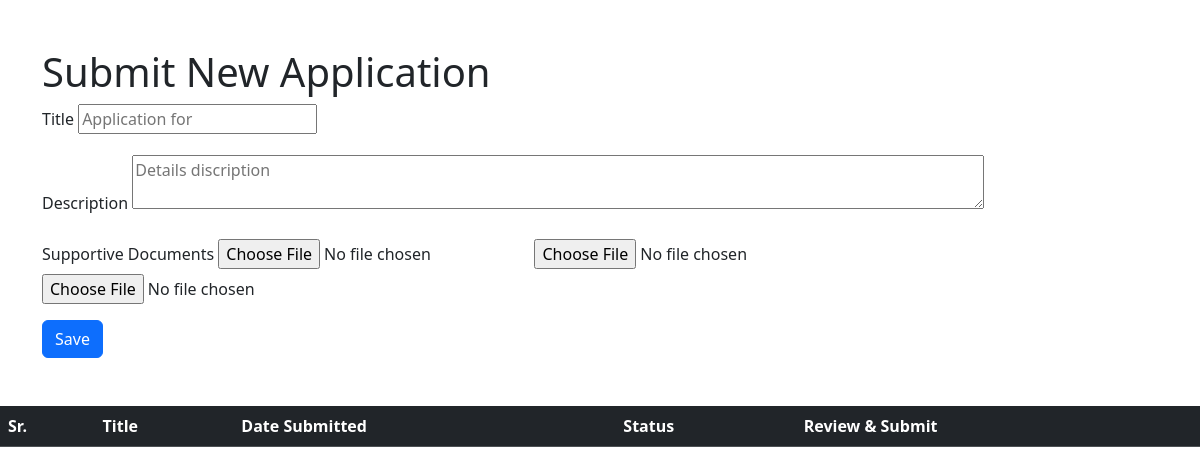
/labor/application/ (signed in), run on an earlier commit of the app's database.
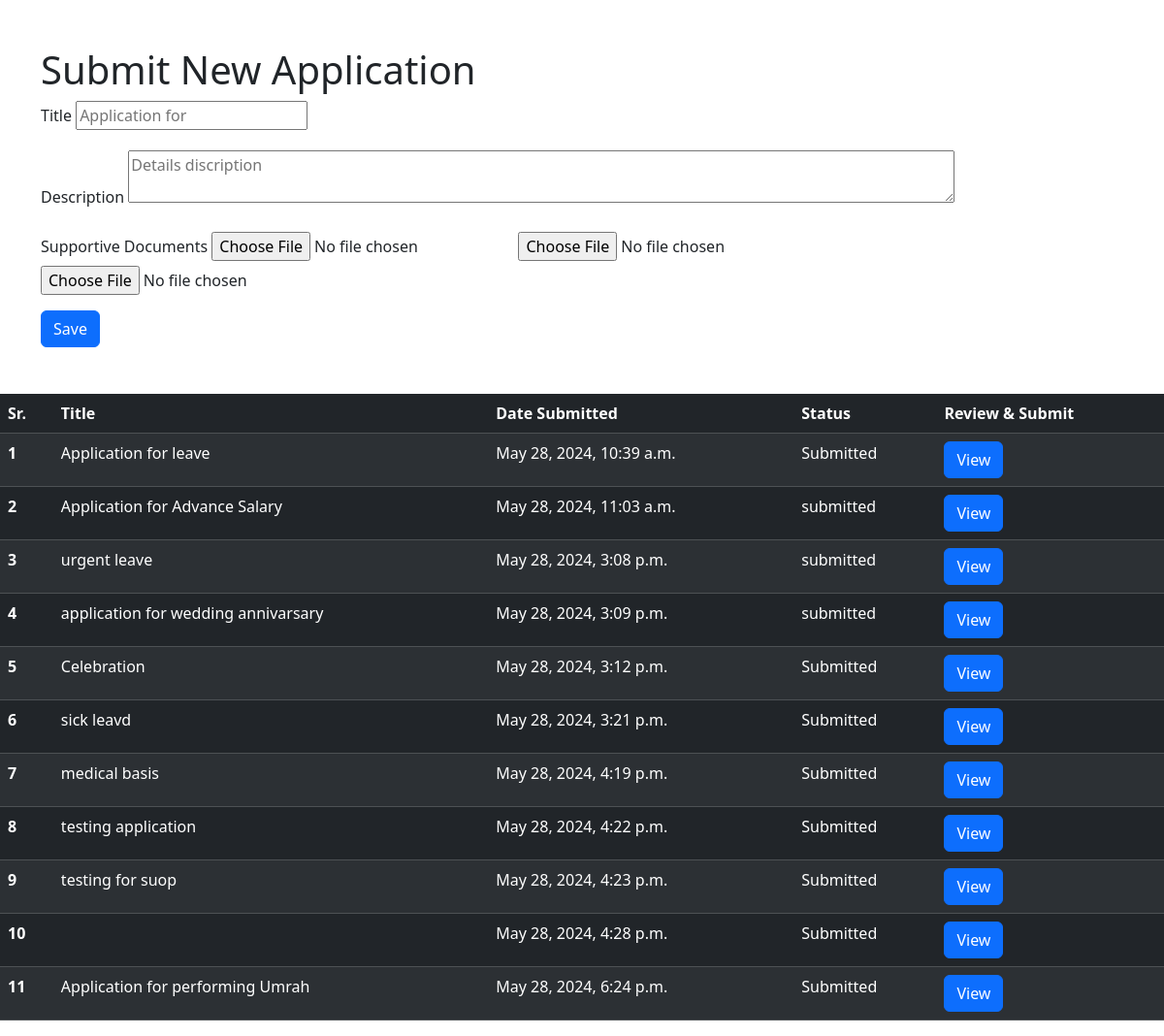
And on a later commit of the database.
### supervisor/models.py (models this page shows, shortened)
class Application(models.Model):
    STATUS_CHOICES = [
        ('save', 'Saved'),
        ('submitted', 'Submitted'),
        ('under_review', 'Under Review'),
        ('approved', 'Approved'),
        ('rejected', 'Rejected'),
    ]
    labor = models.ForeignKey(Labor, on_delete=models.CASCADE, related_name="applications")
    title = models.CharField(max_length=255)
    description = models.TextField()
    date_submitted = models.DateTimeField(auto_now_add=True)
    status = models.CharField(max_length=20, choices=STATUS_CHOICES, default='save')
    class Meta:
        verbose_name_plural = "Applications"

### labor/views.py (the view, shortened to what this page needs)
# urls.py: path('application/', views.labor_application_view, name='application'),
def labor_application_view(request):
    user = request.user
    labor = get_object_or_404(Labor, user=user)
    application = labor.applications.all()
    return render(request, 'labor/application.html', context={'labor':labor, 'applications':application})

### labor/templates/labor/application.html (shortened to what this page needs)
<!DOCTYPE html>
<html lang="en">
<head>
    <link href="https://cdn.jsdelivr.net/npm/bootstrap@5.3.3/dist/css/bootstrap.min.css" rel="stylesheet">
</head>
<body>
 <div class="container mt-5">
        <h1>Submit New Application</h1>
        <form method="post" enctype="multipart/form-data" action="{% url 'labor:application' %}">
            <div class="mb-3">
                <label for="id_title" class="form-label">Title</label>
                <input name="title" type="text" placeholder="Application for ">
            </div>
            <div class="mb-3">
                <label for="id_description" class="form-label">Description</label>
                <textarea name="desc"  placeholder="Details discription" rows="2" cols="90"></textarea>
            </div>
            <div class="mb-3">
                <label for="id_document" class="form-label">Supportive Documents</label>
                <input type="file" name="doc_file1">
                <input type="file" name="doc_file2">
                <input type="file" name="doc_file3">
            </div>
            <button type="submit" class="btn btn-primary">Save</button>
        </form>
    </div>
   <table class="table table-striped table-dark mt-5 ml-4">
  <thead>
    <tr>
      <th scope="col">Sr.</th>
      <th scope="col">Title</th>
      <th scope="col">Date Submitted</th>
      <th scope="col">Status</th>
      <th scope="col">Review & Submit</th>
    </tr>
  </thead c>
  <tbody>
  {% for app in applications %}
    <tr>
      <th scope="row">{{forloop.counter}}</th>
      <td>{{app.title}}</td>
      <td>{{app.date_submitted}}</td>
      <td>{{app.status}}</td>
        {% if app.status == "save"  %}
      <td><a href="{% url 'labor:submit_application' app.id %}"><button class="btn btn-success">Submit</button></a></td>
      <td><a href="{% url 'labor:delete_application' app.id %}"><button class="btn btn-danger">Delete</button></a></td>
      <td>
      </td>
        {% else %}
        <td> <a href="{% url 'labor:application_report' app.id %}"> <button class="btn btn-primary">View</button></a> </td>
        {% endif %}
    </tr>
  {% endfor %}
  </tbody>
</table>
</body>
</html>

What changed in the data, as far as the page shows it:
added Application: title "Application for leave", date_submitted "May 28, 2024, 10:39 a.m.", status "Submitted", shows "View"
added Application: title "Application for Advance Salary", date_submitted "May 28, 2024, 11:03 a.m.", status "submitted", shows "View"
added Application: title "urgent leave", date_submitted "May 28, 2024, 3:08 p.m.", status "submitted", shows "View"
added Application: title "application for wedding annivarsary", date_submitted "May 28, 2024, 3:09 p.m.", status "submitted", shows "View"
added Application: title "Celebration", date_submitted "May 28, 2024, 3:12 p.m.", status "Submitted", shows "View"
added Application: title "sick leavd", date_submitted "May 28, 2024, 3:21 p.m.", status "Submitted", shows "View"
added Application: title "medical basis", date_submitted "May 28, 2024, 4:19 p.m.", status "Submitted", shows "View"
added Application: title "testing application", date_submitted "May 28, 2024, 4:22 p.m.", status "Submitted", shows "View"
added Application: title "testing for suop", date_submitted "May 28, 2024, 4:23 p.m.", status "Submitted", shows "View"
added Application: date_submitted "May 28, 2024, 4:28 p.m.", status "Submitted", shows "View"
added Application: title "Application for performing Umrah", date_submitted "May 28, 2024, 6:24 p.m.", status "Submitted", shows "View"
